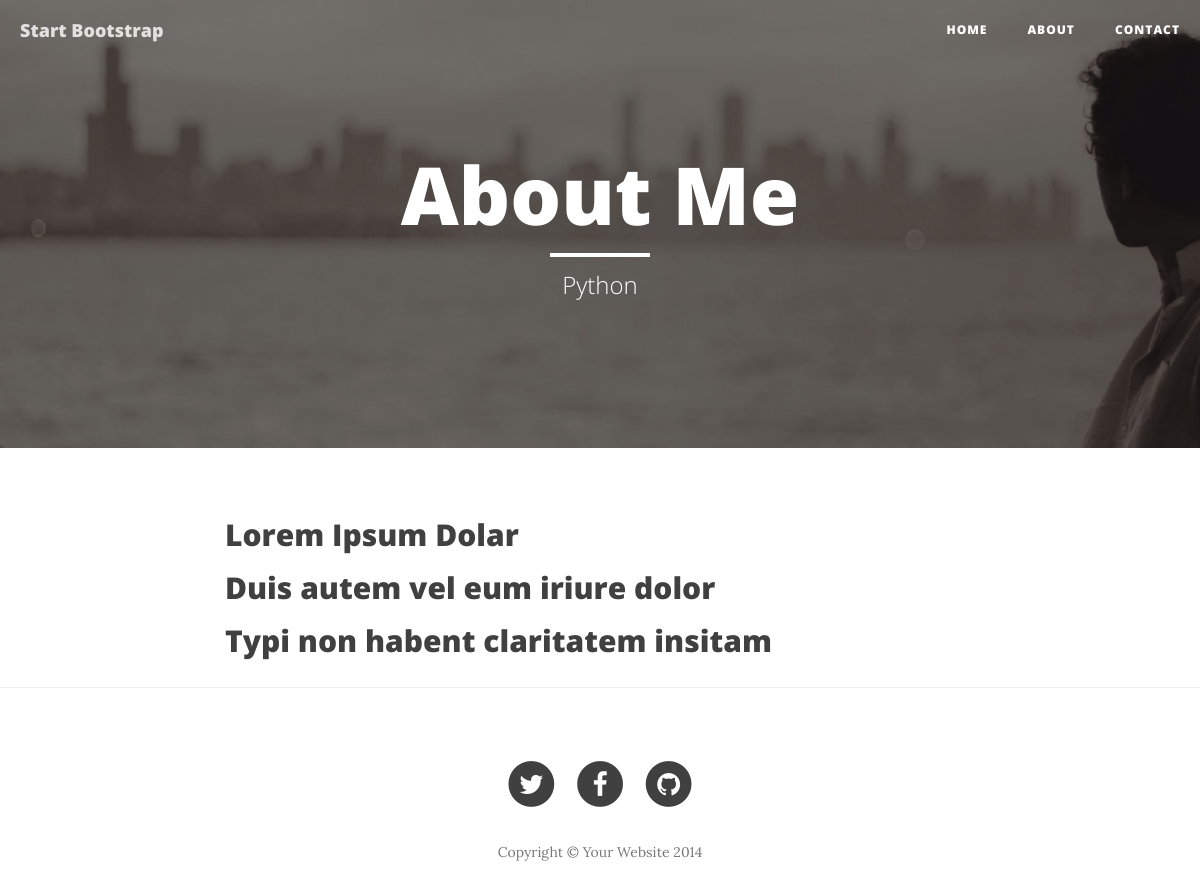
The app's page /tag/python/, older data.
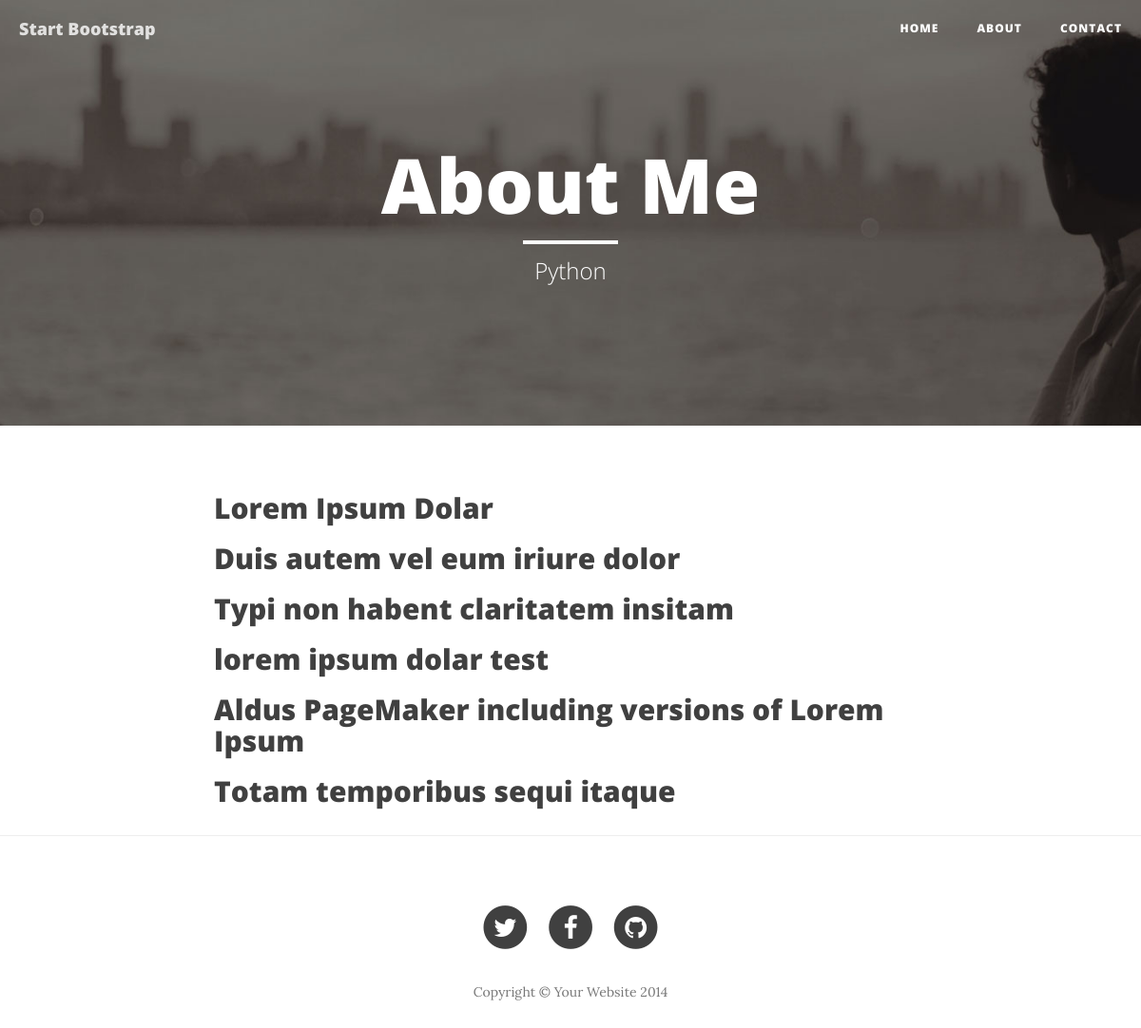
The same page, newer data.
### app/models.py (models this page shows, shortened)
class Post(m.Model):
	title = m.CharField(max_length=200)
	slug = m.SlugField(unique=True)
	author = m.ForeignKey(User)
	category = m.ForeignKey('Category')
	tag = m.ManyToManyField('Tag')
	b_image = m.ImageField(upload_to='post_background', null=True, blank=True, verbose_name='Header Image')
	sub_header = m.CharField(max_length=200, null=True, blank=True)
	content = m.TextField(null=True, blank=True)
	status = m.BooleanField(default=True)
	created_at = m.DateTimeField(auto_now_add=True)
	updated_at = m.DateTimeField(auto_now=True)

### app/views.py (the view)
# urls.py: url(r'^tag/(?P<slug>[\w-]+)/$', views.tag, name = 'tag'),
def tag(request, slug):
	tag = Tag.objects.get(slug=slug)
	posts = Post.objects.filter(status=True, tag=tag)
	data = {'posts': posts}
	data['page'] = tag
	return render(request, 'result.html', data)

### templates/result.html
{% extends 'base.html' %}
{% load staticfiles %}
{% block content %}
    <header class="intro-header" style="background-image: url('{% static 'assets/img/about-bg.jpg' %}')">
        <div class="container">
            <div class="row">
                <div class="col-lg-8 col-lg-offset-2 col-md-10 col-md-offset-1">
                    <div class="page-heading">
                        <h1>About Me</h1>
                        <hr class="small">
                        <span class="subheading">{{ page.name }}</span>
                    </div>
                </div>
            </div>
        </div>
    </header>
    <div class="container">
        <div class="row">
            <div class="col-lg-8 col-lg-offset-2 col-md-10 col-md-offset-1">
            {% for post in posts %}
                <h2><a href="{% url 'post' post.slug %}">{{ post.title }}</a></h2>
            {% endfor %}
            </div>
        </div>
    </div>
{% endblock %}

Row changes from the older to the newer data that the page shows:
added Post: title "lorem ipsum dolar test"
added Post: title "Aldus PageMaker including versions of Lorem Ipsum"
added Post: title "Totam temporibus sequi itaque"
